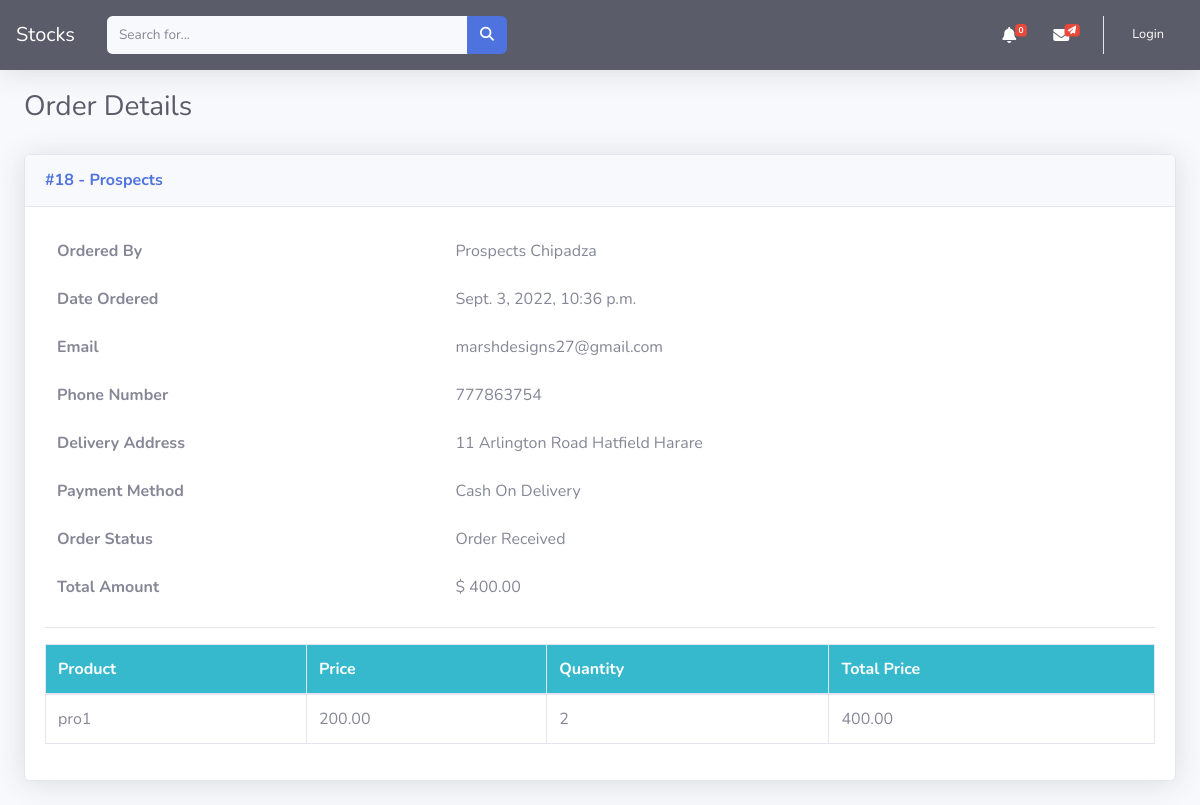
The page /customer-order-details/18/ on the database its author committed.
### dashboard/models.py (models this page shows, shortened)
class Order(models.Model):
    customers= models.ManyToManyField(Customer, related_name='orders',null=True,blank=True)
    first_name =models.CharField(max_length=255,null=True,blank=True)
    last_name = models.CharField(max_length=255,blank=True, null=True)
    email = models.EmailField(max_length=255,null=True, blank=True)
    phone = models.CharField(max_length=255,blank=True, null=True)
    address = models.CharField(max_length=255,null=True,blank=True)
    paid_amount = models.DecimalField(null=True,blank=True,max_digits=50,decimal_places=2)
    created_at = models.DateTimeField(auto_now_add=True, null=True,blank=True)
    vendors = models.ManyToManyField(Vendor, related_name="orders", null=True, blank=True)
    payment_method = models.CharField(
        max_length=200, choices=METHOD, default="Cash On Delivery")
    order_status = models.CharField(max_length=50, choices=ORDER_STATUS, null=True,blank=True, default='Order Received')
    class Meta:
        ordering = ['-created_at']

class OrderItem(models.Model):
    order = models.ForeignKey(Order, related_name="items", on_delete=models.CASCADE,null=True,blank=True)
    product = models.ForeignKey(Product, related_name="items", on_delete=models.CASCADE,null=True,blank=True)
    vendor = models.ForeignKey(Vendor, related_name="items", on_delete=models.CASCADE)
    vendor_paid = models.BooleanField(default=False)
    price = models.DecimalField(max_digits=50, decimal_places=2)
    quantity = models.IntegerField(default=1)
    def get_total_price(self):
        return self.price * self.quantity

class Product(models.Model):
    vendor = models.ForeignKey(Vendor, related_name="products", on_delete=models.CASCADE,null=True,blank=True)
    title = models.CharField(max_length=255,null=True, blank=True)
    slug = models.SlugField(max_length=55)
    description = models.TextField(blank=True, null=True)
    price = models.DecimalField(max_digits=50, decimal_places=2)
    added_date = models.DateTimeField(auto_now_add=True)
    category = models.CharField(choices=CATEGORY_CHOICES, max_length=255,null=True, blank=True)
    pack_size = models.CharField(max_length=255,null=True,blank=True)
    quantity = models.PositiveIntegerField(default=1)
    expiry_date = models.DateField(blank=True,null=True)
    image = models.ImageField(upload_to='uploads/',blank=True, null=True)
    thumbnail = models.ImageField(upload_to='uploads/', blank=True, null=True)
    class Meta:
        ordering = ['-added_date']

### dashboard/views.py (the view)
# urls.py: path('customer-order-details/<int:pk>/',CustomerOrderDetails.as_view(), name='customer-order-details'),
class CustomerOrderDetails(DetailView):
    template_name= 'skeleton/customer_order_detail.html'
    model = Order
    context_object_name = 'details'
    def get_context_data(self, **kwargs):
        context = super().get_context_data(**kwargs)
        context["status"] = ORDER_STATUS
        return context

### dashboard/context_processors.py (called while the page is built)
def notifications(request):
    allnotifications = BroadcastNotification.objects.all()
    return {'notifications': allnotifications}

def cart(request):
    return {'cart': Cart(request)}

### templates/skeleton/customer_order_detail.html (shortened to what this page needs)
{% extends 'body/base.html' %}
{% block content %}
<div class="container-fluid">
    <div class="d-sm-flex align-items-center justify-content-between mb-4">
        <h1 class="h3 mb-0 text-gray-800" style='margin-top:20px;'>Order Details</h1>
    </div>
    <div class="card shadow mb-4" style='margin-top:30px;'>
        <div class="card-header py-3">
            <h6 class="m-0 font-weight-bold text-primary">#{{details.id }} - {{details.first_name }}</h6>
        </div>
        <div class="card-body">
            <div class='table-responsive'>
                    <table class="table bg-white table-borderless">
                        <tbody>
                            <tr>
                                <th scope="row">Ordered By</th>
                                <td>{{details.first_name}} {{details.last_name }}</td>
                            </tr>
                            <tr>
                                <th scope="row">Date Ordered</th>
                                <td>{{details.created_at }}</td>
                            </tr>
                            <tr>
                                <th scope="row">Email</th>
                                <td>{{details.email }}</td>
                            </tr>
                            <tr>
                                <th scope="row">Phone Number</th>
                                <td>{{details.phone }}</td>
                            </tr>
                            <tr>
                                <th scope="row">Delivery Address</th>
                                <td>{{details.address }}</td>
                            </tr>
                            <tr>
                                <th scope="row">Payment Method</th>
                                <td>{{details.payment_method }}</td>
                            </tr>
                            <tr>
                                <th scope="row">Order Status</th>
                                <td>{{details.order_status }}</td>
                            </tr>
                            <tr>
                                <th scope="row">Total Amount</th>
                                <td>$ {{details.paid_amount }}</td>
                            </tr>
                        </tbody>
                    </table>
                    <hr />
                    <table class="table table-bordered" id="dataTable" width="100%" cellspacing="0">
                        <thead class='bg-info'>
                            <tr class="text-white">
                                <th scope="col">Product</th>
                                <th scope="col">Price</th>
                                <th scope="col">Quantity</th>
                                <th scope="col">Total Price</th>
                            </tr>
                        </thead>
                        <tbody>
                            {% for item in details.items.all %}
                            {% if item.customer == request.user.customer %}
                                <td>{{ item.product.title }}</td>
                                <td>{{ item.product.price }}</td>
                                <td>{{ item.quantity }}</td>
                                <td>{{ item.get_total_price }}</td>
                            {% endif %}
                            {% endfor %}
                        </tbody>
                    </table>
            </div>
        </div>
    </div>
</div>
{% endblock  %}

### rows shown on the page
Order: id "18", first_name "Prospects", last_name "Chipadza", created_at "Sept. 3, 2022, 10:36 p.m.", email "marshdesigns27@gmail.com", phone "777863754", address "11 Arlington Road Hatfield Harare", payment_method "Cash On Delivery", order_status "Order Received", paid_amount "400.00"
OrderItem: product "pro1", product.price "200.00", quantity "2", get_total_price "400.00"
